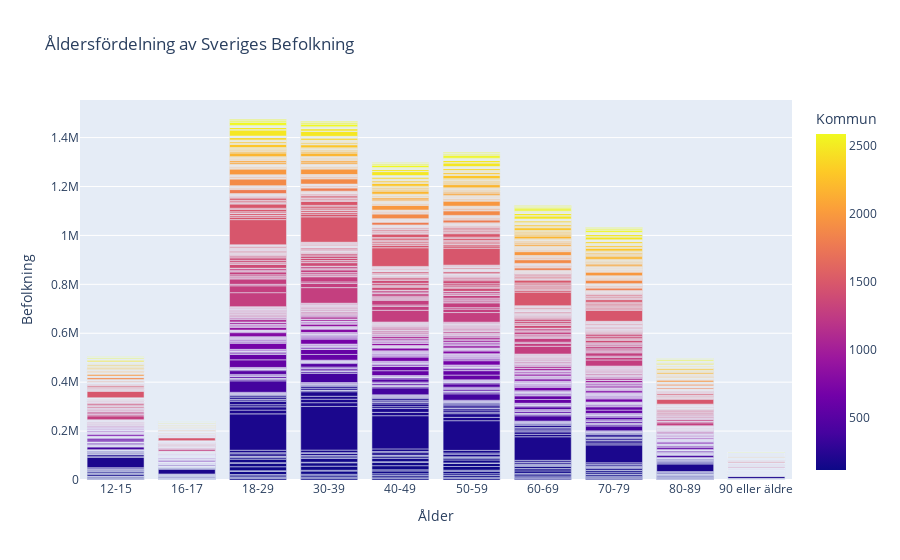

The notebook cell this image was saved under:
### Code cell
fig = px.bar(Vaccinerade_kommun_ålder, x='Ålder', y='Befolkning', title='Åldersfördelning av Sveriges Befolkning', color='Kommun')
fig.show()

### Figure 1 — Plotly figure (JSON) as saved in the notebook; plotly's stock layout.template omitted (floating-point values rounded to 4 significant figures; data arrays with more than 128 entries replaced by an {"elided": "..."} marker saying what was removed)
{"data": [{"alignmentgroup": "True", "hovertemplate": "Ålder=%{x}<br>Befolkning=%{y}<br>Kommun=%{marker.color}<extra></extra>", "legendgroup": "", "marker": {"color": {"elided": "2900 int values"}, "coloraxis": "coloraxis", "pattern": {"shape": ""}}, "name": "", "offsetgroup": "", "orientation": "v", "showlegend": false, "textposition": "auto", "type": "bar", "x": {"elided": "2900 str values"}, "xaxis": "x", "y": {"elided": "2900 int values"}, "yaxis": "y"}], "layout": {"barmode": "relative", "coloraxis": {"colorbar": {"title": {"text": "Kommun"}}, "colorscale": [[0, "#0d0887"], [0.1111, "#46039f"], [0.2222, "#7201a8"], [0.3333, "#9c179e"], [0.4444, "#bd3786"], [0.5556, "#d8576b"], [0.6667, "#ed7953"], [0.7778, "#fb9f3a"], [0.8889, "#fdca26"], [1, "#f0f921"]]}, "legend": {"tracegroupgap": 0}, "title": {"text": "Åldersfördelning av Sveriges Befolkning"}, "xaxis": {"anchor": "y", "domain": [0, 1], "title": {"text": "Ålder"}}, "yaxis": {"anchor": "x", "domain": [0, 1], "title": {"text": "Befolkning"}}}}
